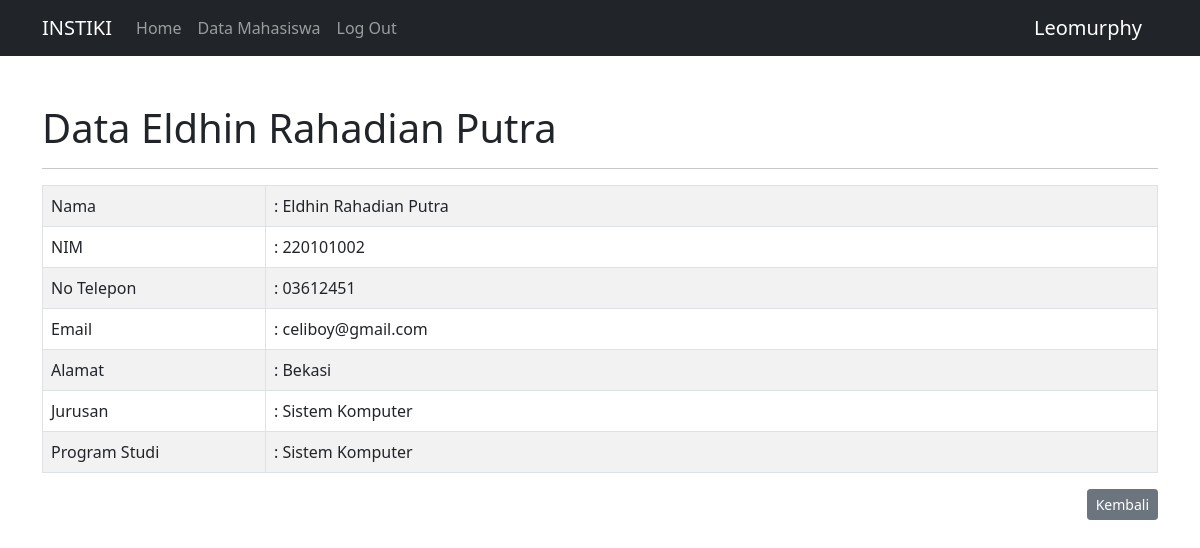
The page /detail.php?id_mhs=2 (signed in) on the database its author committed.
### tables this page shows
CREATE TABLE `tb_mhs` (
  `id_mhs` int(10) NOT NULL AUTO_INCREMENT,
  `nama` varchar(200) DEFAULT NULL,
  `nim` varchar(10) DEFAULT NULL,
  `no_tlp` varchar(100) DEFAULT NULL,
  `email` varchar(50) DEFAULT NULL,
  `alamat` varchar(200) DEFAULT NULL,
  `jurusan` varchar(100) DEFAULT NULL,
  `prodi` varchar(100) DEFAULT NULL,
  PRIMARY KEY (`id_mhs`)
);

### config/controller.php (called while the page is built, shortened)
<?php
function select($query)
{
    global $db;
    $result = mysqli_query($db, $query);
    $rows = [];
    while ($row = mysqli_fetch_assoc($result)){
        $rows[] = $row;
    }
    return $rows;
}

### detail.php (the view, shortened to what this page needs)
<?php
include 'layout/header.php';
$id_mhs = (int)$_GET['id_mhs'];
$mahasiswa = select("SELECT * FROM tb_mhs WHERE id_mhs = $id_mhs")[0];
?>
    <div class="container mt-5">
        <h1>Data <?= $mahasiswa['nama']; ?></h1>
        <hr>
        <table class="table table-bordered table-striped mt-3">
            <tr>
                <td width="20%">Nama</td>
                <td>: <?= $mahasiswa['nama']; ?></td>
            </tr>
            <tr>
                <td>NIM</td>
                <td>: <?= $mahasiswa['nim']; ?></td>
            </tr>
            <tr>
                <td>No Telepon</td>
                <td>: <?= $mahasiswa['no_tlp']; ?></td>
            </tr>
            <tr>
                <td>Email</td>
                <td>: <?= $mahasiswa['email']; ?></td>
            </tr>
            <tr>
                <td>Alamat</td>
                <td>: <?= $mahasiswa['alamat']; ?></td>
            </tr>
            <tr>
                <td>Jurusan</td>
                <td>: <?= $mahasiswa['jurusan']; ?></td>
            </tr>
            <tr>
                <td>Program Studi</td>
                <td>: <?= $mahasiswa['prodi']; ?></td>
            </tr>
        </table>
        <a href="datamahasiswa.php" class="btn btn-secondary btn-sm" style="float: right ;">Kembali</a>
    </div>
<?php include 'layout/footer.php'; ?>

### rows shown on the page
tb_mhs: nama "Eldhin Rahadian Putra", nim "220101002", no_tlp "03612451", email "celiboy@gmail.com", alamat "Bekasi", jurusan "Sistem Komputer", prodi "Sistem Komputer"

### other values the page prints
$_SESSION['username'] "Leomurphy"
